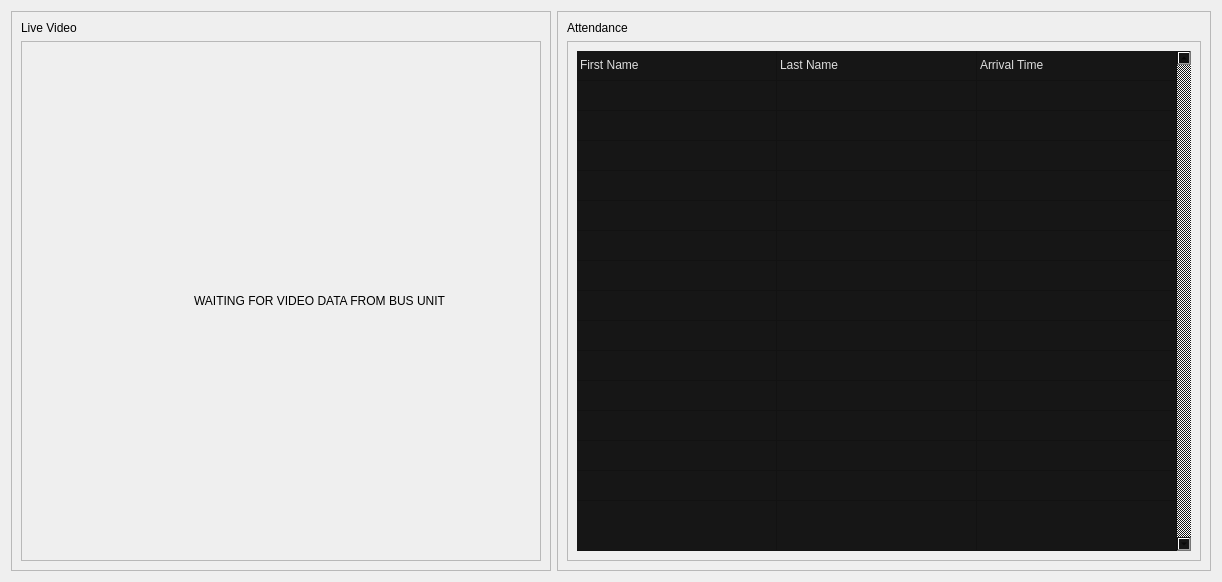
                     <widget class="QWidget" name="Facial_Recognition_Widget">
                      <property name="styleSheet">
                       <string notr="true">background-position: center;
background-repeat: no-repeat;</string>
                      </property>
                      <layout class="QHBoxLayout" name="horizontalLayout_2">
                       <item>
                        <widget class="QFrame" name="Display_Frame">
                         <property name="frameShape">
                          <enum>QFrame::StyledPanel</enum>
                         </property>
                         <property name="frameShadow">
                          <enum>QFrame::Raised</enum>
                         </property>
                         <layout class="QVBoxLayout" name="verticalLayout_4">
                          <item>
                           <widget class="QLabel" name="Display_Tittle">
                            <property name="maximumSize">
                             <size>
                              <width>16777215</width>
                              <height>18</height>
                             </size>
                            </property>
                            <property name="text">
                             <string>Live Video</string>
                            </property>
                           </widget>
                          </item>
                          <item>
                           <widget class="QFrame" name="Video_Frame">
                            <property name="minimumSize">
                             <size>
                              <width>0</width>
                              <height>0</height>
                             </size>
                            </property>
                            <property name="frameShape">
                             <enum>QFrame::StyledPanel</enum>
                            </property>
                            <property name="frameShadow">
                             <enum>QFrame::Raised</enum>
                            </property>
                            <layout class="QVBoxLayout" name="verticalLayout_16">
                             <item>
                              <widget class="QLabel" name="Video_Label">
                               <property name="minimumSize">
                                <size>
                                 <width>500</width>
                                 <height>500</height>
                                </size>
                               </property>
                               <property name="text">
                                <string>                                                 WAITING FOR VIDEO DATA FROM BUS UNIT</string>
                               </property>
                              </widget>
                             </item>
                            </layout>
                           </widget>
                          </item>
                         </layout>
                        </widget>
                       </item>
                       <item>
                        <widget class="QFrame" name="Attendance_Frame">
                         <property name="frameShape">
                          <enum>QFrame::StyledPanel</enum>
                         </property>
                         <property name="frameShadow">
                          <enum>QFrame::Raised</enum>
                         </property>
                         <layout class="QVBoxLayout" name="verticalLayout_5">
                          <item>
                           <widget class="QLabel" name="Attendance_title">
                            <property name="maximumSize">
                             <size>
                              <width>16777215</width>
                              <height>18</height>
                             </size>
                            </property>
                            <property name="text">
                             <string>Attendance</string>
                            </property>
                           </widget>
                          </item>
                          <item>
                           <widget class="QFrame" name="Attendance_Content">
                            <property name="frameShape">
                             <enum>QFrame::StyledPanel</enum>
                            </property>
                            <property name="frameShadow">
                             <enum>QFrame::Raised</enum>
                            </property>
                            <layout class="QVBoxLayout" name="verticalLayout_7">
                             <item>
                              <widget class="QTableWidget" name="tableWidget">
                               <property name="sizePolicy">
                                <sizepolicy hsizetype="Expanding" vsizetype="Expanding">
                                 <horstretch>0</horstretch>
                                 <verstretch>0</verstretch>
                                </sizepolicy>
                               </property>
                               <property name="palette">
                                <palette>
                                 <active>
                                  <colorrole role="WindowText">
                                   <brush brushstyle="SolidPattern">
                                    <color alpha="255">
                                     <red>221</red>
                                     <green>221</green>
                                     <blue>221</blue>
                                    </color>
                                   </brush>
                                  </colorrole>
                                  <colorrole role="Button">
                                   <brush brushstyle="SolidPattern">
                                    <color alpha="255">
                                     <red>22</red>
                                     <green>22</green>
                                     <blue>22</blue>
                                    </color>
                                   </brush>
                                  </colorrole>
                                  <colorrole role="Text">
                                   <brush brushstyle="SolidPattern">
                                    <color alpha="255">
                                     <red>221</red>
                                     <green>221</green>
                                     <blue>221</blue>
                                    </color>
                                   </brush>
                                  </colorrole>
                                  <colorrole role="ButtonText">
                                   <brush brushstyle="SolidPattern">
                                    <color alpha="255">
                                     <red>221</red>
                                     <green>221</green>
                                     <blue>221</blue>
                                    </color>
                                   </brush>
                                  </colorrole>
                                  <colorrole role="Base">
                                   <brush brushstyle="SolidPattern">
                                    <color alpha="255">
                                     <red>22</red>
                                     <green>22</green>
                                     <blue>22</blue>
                                    </color>
                                   </brush>
                                  </colorrole>
                                  <colorrole role="Window">
                                   <brush brushstyle="SolidPattern">
                                    <color alpha="255">
                                     <red>22</red>
                                     <green>22</green>
                                     <blue>22</blue>
                                    </color>
                                   </brush>
                                  </colorrole>
                                  <colorrole role="PlaceholderText">
                                   <brush brushstyle="SolidPattern">
                                    <color alpha="255">
                                     <red>221</red>
                                     <green>221</green>
                                     <blue>221</blue>
                                    </color>
                                   </brush>
                                  </colorrole>
                                 </active>
                                 <inactive>
                                  <colorrole role="WindowText">
                                   <brush brushstyle="SolidPattern">
                                    <color alpha="255">
                                     <red>221</red>
                                     <green>221</green>
                                     <blue>221</blue>
                                    </color>
                                   </brush>
                                  </colorrole>
                                  <colorrole role="Button">
                                   <brush brushstyle="SolidPattern">
                                    <color alpha="255">
                                     <red>22</red>
                                     <green>22</green>
                                     <blue>22</blue>
                                    </color>
                                   </brush>
                                  </colorrole>
                                  <colorrole role="Text">
                                   <brush brushstyle="SolidPattern">
                                    <color alpha="255">
                                     <red>221</red>
                                     <green>221</green>
                                     <blue>221</blue>
                                    </color>
                                   </brush>
                                  </colorrole>
                                  <colorrole role="ButtonText">
                                   <brush brushstyle="SolidPattern">
                                    <color alpha="255">
                                     <red>221</red>
                                     <green>221</green>
                                     <blue>221</blue>
                                    </color>
                                   </brush>
                                  </colorrole>
                                  <colorrole role="Base">
                                   <brush brushstyle="SolidPattern">
                                    <color alpha="255">
                                     <red>22</red>
                                     <green>22</green>
                                     <blue>22</blue>
                                    </color>
                                   </brush>
                                  </colorrole>
                                  <colorrole role="Window">
                                   <brush brushstyle="SolidPattern">
                                    <color alpha="255">
                                     <red>22</red>
                                     <green>22</green>
                                     <blue>22</blue>
                                    </color>
                                   </brush>
                                  </colorrole>
                                  <colorrole role="PlaceholderText">
                                   <brush brushstyle="SolidPattern">
                                    <color alpha="255">
                                     <red>221</red>
                                     <green>221</green>
                                     <blue>221</blue>
                                    </color>
                                   </brush>
                                  </colorrole>
                                 </inactive>
                                 <disabled>
                                  <colorrole role="WindowText">
                                   <brush brushstyle="SolidPattern">
                                    <color alpha="255">
                                     <red>221</red>
                                     <green>221</green>
                                     <blue>221</blue>
                                    </color>
                                   </brush>
                                  </colorrole>
                                  <colorrole role="Button">
                                   <brush brushstyle="SolidPattern">
                                    <color alpha="255">
                                     <red>22</red>
                                     <green>22</green>
                                     <blue>22</blue>
                                    </color>
                                   </brush>
                                  </colorrole>
                                  <colorrole role="Text">
                                   <brush brushstyle="SolidPattern">
                                    <color alpha="255">
                                     <red>221</red>
                                     <green>221</green>
                                     <blue>221</blue>
                                    </color>
                                   </brush>
                                  </colorrole>
                                  <colorrole role="ButtonText">
                                   <brush brushstyle="SolidPattern">
                                    <color alpha="255">
                                     <red>221</red>
                                     <green>221</green>
                                     <blue>221</blue>
                                    </color>
                                   </brush>
                                  </colorrole>
                                  <colorrole role="Base">
                                   <brush brushstyle="SolidPattern">
                                    <color alpha="255">
                                     <red>22</red>
                                     <green>22</green>
                                     <blue>22</blue>
                                    </color>
                                   </brush>
                                  </colorrole>
                                  <colorrole role="Window">
                                   <brush brushstyle="SolidPattern">
                                    <color alpha="255">
                                     <red>22</red>
                                     <green>22</green>
                                     <blue>22</blue>
                                    </color>
                                   </brush>
                                  </colorrole>
                                  <colorrole role="PlaceholderText">
                                   <brush brushstyle="SolidPattern">
                                    <color alpha="255">
                                     <red>221</red>
                                     <green>221</green>
                                     <blue>221</blue>
                                    </color>
                                   </brush>
                                  </colorrole>
                                 </disabled>
                                </palette>
                               </property>
                               <property name="styleSheet">
                                <string notr="true">background-color: rgb(22, 22, 22);</string>
                               </property>
                               <property name="frameShape">
                                <enum>QFrame::NoFrame</enum>
                               </property>
                               <property name="verticalScrollBarPolicy">
                                <enum>Qt::ScrollBarAlwaysOn</enum>
                               </property>
                               <property name="sizeAdjustPolicy">
                                <enum>QAbstractScrollArea::AdjustToContents</enum>
                               </property>
                               <property name="editTriggers">
                                <set>QAbstractItemView::NoEditTriggers</set>
                               </property>
                               <property name="selectionMode">
                                <enum>QAbstractItemView::SingleSelection</enum>
                               </property>
                               <property name="selectionBehavior">
                                <enum>QAbstractItemView::SelectRows</enum>
                               </property>
                               <property name="showGrid">
                                <bool>true</bool>
                               </property>
                               <property name="gridStyle">
                                <enum>Qt::SolidLine</enum>
                               </property>
                               <property name="sortingEnabled">
                                <bool>false</bool>
                               </property>
                               <attribute name="horizontalHeaderVisible">
                                <bool>false</bool>
                               </attribute>
                               <attribute name="horizontalHeaderCascadingSectionResizes">
                                <bool>true</bool>
                               </attribute>
                               <attribute name="horizontalHeaderDefaultSectionSize">
                                <number>200</number>
                               </attribute>
                               <attribute name="horizontalHeaderStretchLastSection">
                                <bool>true</bool>
                               </attribute>
                               <attribute name="verticalHeaderVisible">
                                <bool>false</bool>
                               </attribute>
                               <attribute name="verticalHeaderCascadingSectionResizes">
                                <bool>false</bool>
                               </attribute>
                               <attribute name="verticalHeaderHighlightSections">
                                <bool>false</bool>
                               </attribute>
                               <attribute name="verticalHeaderStretchLastSection">
                                <bool>true</bool>
                               </attribute>
                               <row>
                                <property name="text">
                                 <string>New Row</string>
                                </property>
                                <property name="font">
                                 <font>
                                  <family>Segoe UI</family>
                                 </font>
                                </property>
                               </row>
                               <row>
                                <property name="text">
                                 <string>New Row</string>
                                </property>
                               </row>
                               <row>
                                <property name="text">
                                 <string>New Row</string>
                                </property>
                               </row>
                               <row>
                                <property name="text">
                                 <string>New Row</string>
                                </property>
                               </row>
                               <row>
                                <property name="text">
                                 <string>New Row</string>
                                </property>
                               </row>
                               <row>
                                <property name="text">
                                 <string>New Row</string>
                                </property>
                               </row>
                               <row>
                                <property name="text">
                                 <string>New Row</string>
                                </property>
                               </row>
                               <row>
                                <property name="text">
                                 <string>New Row</string>
                                </property>
                               </row>
                               <row>
                                <property name="text">
                                 <string>New Row</string>
                                </property>
                               </row>
                               <row>
                                <property name="text">
                                 <string>New Row</string>
                                </property>
                               </row>
                               <row>
                                <property name="text">
                                 <string>New Row</string>
                                </property>
                               </row>
                               <row>
                                <property name="text">
                                 <string>New Row</string>
                                </property>
                               </row>
                               <row>
                                <property name="text">
                                 <string>New Row</string>
                                </property>
                               </row>
                               <row>
                                <property name="text">
                                 <string>New Row</string>
                                </property>
                               </row>
                               <row>
                                <property name="text">
                                 <string>New Row</string>
                                </property>
                               </row>
                               <row>
                                <property name="text">
                                 <string>New Row</string>
                                </property>
                               </row>
                               <column>
                                <property name="text">
                                 <string>0</string>
                                </property>
                               </column>
                               <column>
                                <property name="text">
                                 <string>1</string>
                                </property>
                               </column>
                               <column>
                                <property name="text">
                                 <string>2</string>
                                </property>
                               </column>
                               <item row="0" column="0">
                                <property name="text">
                                 <string>First Name</string>
                                </property>
                               </item>
                               <item row="0" column="1">
                                <property name="text">
                                 <string>Last Name</string>
                                </property>
                               </item>
                               <item row="0" column="2">
                                <property name="text">
                                 <string>Arrival Time</string>
                                </property>
                               </item>
                              </widget>
                             </item>
                            </layout>
                           </widget>
                          </item>
                         </layout>
                        </widget>
                       </item>
                      </layout>
                     </widget>
